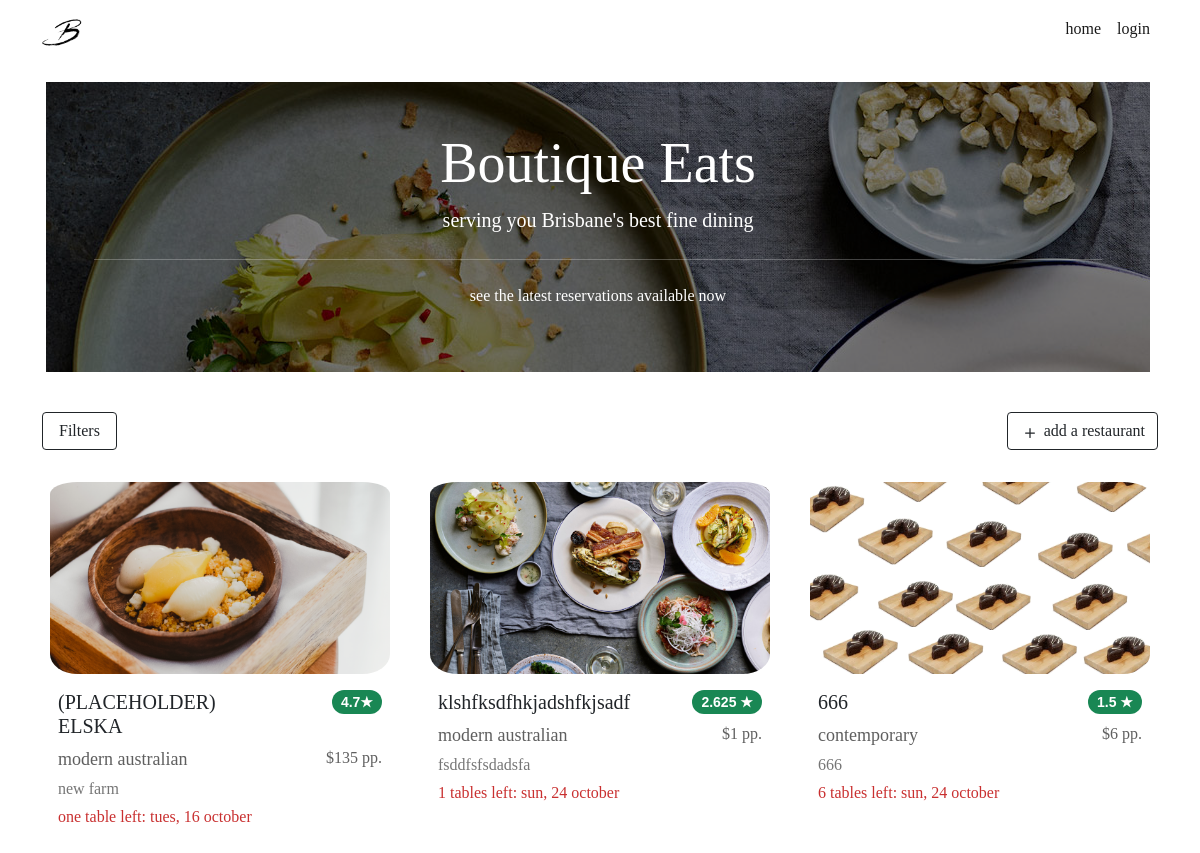
Before: / with the older database file.
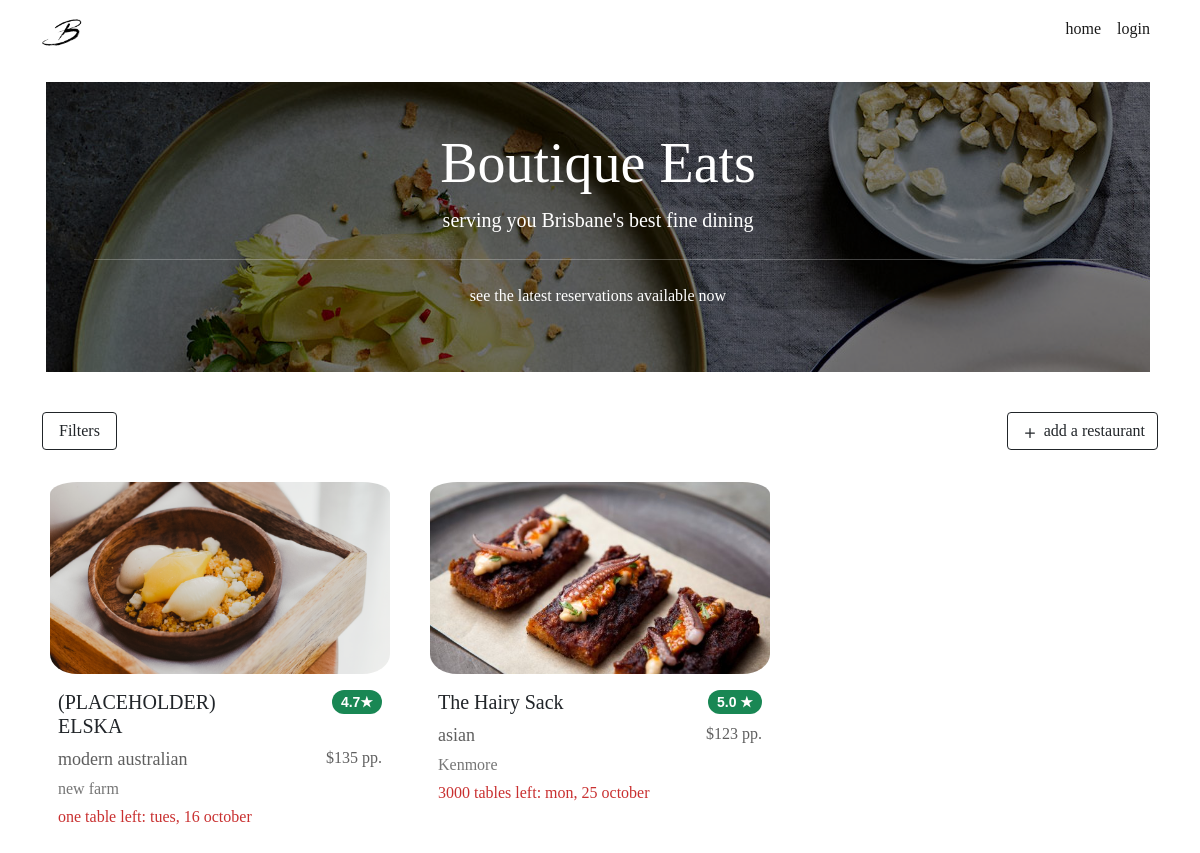
After: the same page with the newer database file.
### website/models.py (models this page shows, shortened)
class Restaurant(db.Model):
    __tablename__ = 'restaurants'
    __table_args__ = {'extend_existing': True}
    restaurant_id = db.Column(db.Integer, primary_key=True)
    name = db.Column(db.String(100), nullable=False)
    street = db.Column(db.String(150), nullable=False)
    suburb = db.Column(db.String(50), nullable=False)
    max_reservations = db.Column(db.Integer)
    caption = db.Column(db.String(200), nullable=False)
    description = db.Column(db.String(400), nullable=False)
    price = db.Column(db.Integer)
    cuisine_type = db.Column(db.String(30), nullable=False)
    num_courses = db.Column(db.Integer, nullable=False)
    website = db.Column(db.String(400))
    image = db.Column(db.String(400), nullable=False)
    comments = db.relationship('Comment', backref='restaurant')
    statuses = db.relationship('RestaurantStatus', backref='restaurant')
    reservations = db.relationship('Reservation', backref='restaurant')

class RestaurantStatus(db.Model):
    __tablename__ = 'restaurantstatuses'
    __table_args__ = {'extend_existing': True}
    restaurant_status_id = db.Column(db.Integer, primary_key=True)
    status = db.Column(db.String(100), nullable=False)
    at_time = db.Column(db.DateTime, default=datetime.now())
    restaurant_id = db.Column(db.Integer, db.ForeignKey('restaurants.restaurant_id'))

### website/views.py (the view)
@bp.route('/')
def index():
    restaurants = Restaurant.query.all()
    statuses = []
    for restaurant in restaurants:
        statuses.append(RestaurantStatus.query.filter_by(restaurant=restaurant).order_by(desc(RestaurantStatus.at_time)).first())
    return render_template("index.html", restaurants=restaurants, restaurant_statuses=statuses)

### website/templates/index.html (shortened to what this page needs)
{% extends 'base.html' %}
{% block content %}
<div class="container">
    <div class="row me-4 mt-auto">
        <div class="p-5 rounded-lg m-3"
            style="color: #ffffff; background: linear-gradient( rgba(0, 0, 0, 0.5), rgba(0, 0, 0, 0.5) ), url('../static/image/banner_many.jpg');">
            <h1 class="display-4 text-center">Boutique Eats</h1>
            <p class="lead text-center">serving you Brisbane's best fine dining</p>
            <hr class="my-4">
            <p class="text-center">see the latest reservations available now</p>
        </div>
    </div>
</div>
<div class="container">
    <div class="row mt-4 mb-2">
        <div class="col-12 col-md-6 col-lg-6">
            <button class="btn btn-outline-dark px-3" type="button" data-bs-toggle="collapse"
                data-bs-target="#filterMenu" aria-expanded="false" aria-controls="filterMenu">
                Filters
            </button>
        </div>
        <div class="col-12 col-md-6 col-lg-6">
            <a class="btn btn-outline-dark float-end" href="{{url_for('main.createrestaurant')}}" role="button">
                <svg xmlns="http://www.w3.org/2000/svg" width="20" height="20" fill="currentColor" class="bi bi-plus"
                    viewBox="0 0 16 16">
                    <path
                        d="M8 4a.5.5 0 0 1 .5.5v3h3a.5.5 0 0 1 0 1h-3v3a.5.5 0 0 1-1 0v-3h-3a.5.5 0 0 1 0-1h3v-3A.5.5 0 0 1 8 4z" />
                </svg>
                add a restaurant
            </a>
        </div>
    </div>
</div>
<div class="container">
    <div class="row mt-3 mt-lg-4 mt-sm-4">
        <div class="col-lg-4 col-md-12 pb-5 pb-lg-2 pb-md-5 pb-sm-4">
            <div class="card">
                <img src="../static/image/elska_2.png" class="card-img-top px-2 pt-2" alt="...">
                <div class="card-body">
                    <div class="row">
                        <div class="col-6 col-lg-8 col-md-6">
                            <div class="card-title">
                                <h5>(PLACEHOLDER) ELSKA</h5>
                            </div>
                        </div>
                        <div class="col-6 col-lg-4 col-md-6">
                            <span class="badge rounded-pill bg-success float-end">4.7&#9733;</span>
                        </div>
                    </div>
                    <div class="row">
                        <div class="col-8 col-lg-6">
                            <p class="card-text card-cuisine">
                                modern australian
                            </p>
                        </div>
                        <div class="col-4 col-lg-6 card-price">
                            $135 pp.
                        </div>
                    </div>
                    <div class="row mt-1">
                        <div class="card-text card-location">
                            new farm
                        </div>
                    </div>
                    <div class="row mt-1">
                        <div class="card-text card-seats">
                            one table left: tues, 16 october
                        </div>
                    </div>
                </div>
            </div>
        </div>
        {% for restaurant in restaurants %}
        <div class="col-lg-4 col-md-12 pb-5 pb-lg-2 pb-md-5 pb-sm-4">
            <div class="card">
                <img src="{{ restaurant.image }}" class="card-img-top px-2 pt-2" alt="{{ restaurant.name }}">
                <div class="card-body">
                    <div class="row">
                        <div class="col-6 col-lg-8 col-md-6">
                            <div class="card-title">
                                <h5>{{ restaurant.name }} </h5>
                            </div>
                        </div>
                        <div class="col-6 col-lg-4 col-md-6">
                            {% set average = [] %}
                            <span class="badge rounded-pill bg-success float-end">
                                {% if average|count > 0 %}
                                {{ average | sum / average | count}}
                                {% else %}
                                3
                                {% endif %}
                                &#9733;</span>
                        </div>
                    </div>
                    <div class="row">
                        <div class="col-8 col-lg-6">
                            <p class="card-text card-cuisine">
                                {{ restaurant.cuisine_type }}
                            </p>
                        </div>
                        <div class="col-4 col-lg-6 card-price">
                            ${{ restaurant.price }} pp.
                        </div>
                    </div>
                    <div class="row mt-1">
                        <div class="card-text card-location">
                            {{ restaurant.suburb }}
                        </div>
                    </div>
                    <div class="row mt-1">
                        <div class="card-text card-seats">
                            {{ restaurant.max_reservations - restaurant.reservations|length }} tables left:
                            {{restaurant.statuses[-1].at_time.strftime("%a, %d %B").lower() }}
                        </div>
                    </div>
                </div>
            </div>
        </div>
        {% endfor %}
    </div>
</div>
{% endblock %}

### website/templates/base.html (shortened to what this page needs)
<!DOCTYPE html>
<html lang="en">
<head>
    <link href="https://cdn.jsdelivr.net/npm/bootstrap@5.0.0-beta3/dist/css/bootstrap.min.css" rel="stylesheet"
>
    <link rel="stylesheet" href="../static/css/stylesheet.css">
</head>
<main>
    <body>
        <header>
            <nav class="navbar navbar-expand-sm navbar-light">
                <div class="container">
                    <a class="navbar-brand" href="{{url_for('main.index')}}">
                        <img src=" ../static/image/logo.png" width="40" height="40">
                    </a>
                    <div class="collapse navbar-collapse" id="navbarNavDropdown">
                        <div class="navbar-nav ms-auto mb-2">
                            <a class="nav-link active" href="{{url_for('main.index')}}">home</a>
                            {% if current_user.is_authenticated %}
                            <a class="nav-link active" href="{{url_for('main.bookings')}}">view booking history</a>
                            <a class="nav-link disabled" tabindex="-1">welcome {{current_user.name}}</a>
                            <a class="nav-item nav-link" href="{{ url_for('auth.logout') }}">log out</a>
                            {% else %}
                            <a class="nav-link active" href="{{url_for('auth.login')}}">login</a>
                            {% endif %}
                        </div>
                    </div>
                </div>
            </nav>
        </header>
        {% import "bootstrap/wtf.html" as wtf %}
        {% block content %}
        {% endblock %}
    </body>
</main>
</html>

### website/static/css/stylesheet.css (style rules this page uses)
body { font-family: Didot, Palatino, Perpetua, serif; }
.card { border-radius: 5%; border: none; }
.card-img-top { width: 100%; height: 25vh; object-fit: cover; border-radius: 10%; }
.card-title { font-weight: bold; }
.card-text { font-size: 18px; }
.card-seats { font-size: 16px; color: #c93030; }
.card-cuisine { text-align: left; color: #5f5f5f; }
.card-price { text-align: right; font-size: 16px; color: #5f5f5f; }
.card-location { text-align: left; font-size: 16px; color: #767676; }
span.badge { font-size: 14px; font-family: Candara, sans-serif; }

Changed rows visible on the page:
removed Restaurant: shows a picture, name "666", average "1.5", cuisine_type "contemporary", price "6", suburb "666", max_reservations "6", at_time "sun, 24 october"
changed Restaurant: image: a different picture; name "klshfksdfhkjadshfkjsadf" → "The Hairy Sack"; average "2.625" → "5.0"; cuisine_type "modern australian" → "asian"; price "1" → "123"; suburb "fsddfsfsdadsfa" → "Kenmore"; max_reservations "1" → "3000"; at_time "sun, 24 october" → "mon, 25 october"
